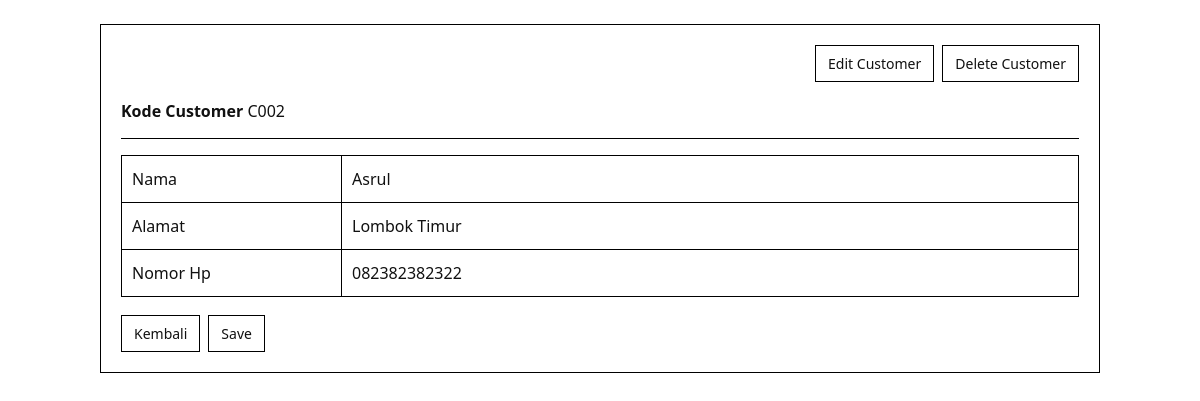
Page /customers/view.php?id=2 on the committed database.
### tables this page shows
CREATE TABLE `customers` (
  `custId` int(11) NOT NULL,
  `cust_nama` varchar(100) NOT NULL,
  `cust_alamat` text NOT NULL,
  `cust_hp` varchar(30) NOT NULL
);

### includes/helpers.php (called while the page is built, shortened)
<?php
function format_running_code(string $prefix, int $id, int $length = 3): string
{
    return $prefix . str_pad((string) $id, $length, '0', STR_PAD_LEFT);
}

### customers/view.php (the view, shortened to what this page needs)
<?php
require_once __DIR__ . '/../config/database.php';
require_once __DIR__ . '/../includes/header.php';
$id = isset($_GET['id']) ? (int) $_GET['id'] : 0;
$customer = null;
if ($id > 0) {
    $stmt = $conn->prepare("SELECT * FROM customers WHERE custId = ?");
    $stmt->bind_param('i', $id);
    $stmt->execute();
    $customer = $stmt->get_result()->fetch_assoc();
}
?>
<div class="card">
    <?php if ($customer): ?>
        <div class="actions" style="justify-content: flex-end; margin-bottom: 18px;">
            <a class="btn btn-warning" href="/test-krida/customers/form.php?id=<?= (int) $customer['custId'] ?>">Edit Customer</a>
            <a class="btn btn-danger" href="/test-krida/customers/delete.php?id=<?= (int) $customer['custId'] ?>" onclick="return confirm('Are you sure to delete <?= htmlspecialchars(format_running_code('C', (int) $customer['custId'])) ?>?')">Delete Customer</a>
        </div>
        <div style="margin-bottom: 16px;">
            <strong>Kode Customer</strong> <?= htmlspecialchars(format_running_code('C', (int) $customer['custId'])) ?>
        </div>
        <hr style="border: 0; border-top: 1px solid #000; margin: 16px 0;">
        <table>
            <tr>
                <td style="width: 220px;">Nama</td>
                <td><?= htmlspecialchars($customer['cust_nama']) ?></td>
            </tr>
            <tr>
                <td>Alamat</td>
                <td><?= nl2br(htmlspecialchars($customer['cust_alamat'])) ?></td>
            </tr>
            <tr>
                <td>Nomor Hp</td>
                <td><?= htmlspecialchars($customer['cust_hp']) ?></td>
            </tr>
        </table>
        <div class="actions" style="margin-top: 18px;">
            <a class="btn btn-light" href="/test-krida/customers/index.php">Kembali</a>
            <a class="btn btn-primary" href="/test-krida/customers/form.php?id=<?= (int) $customer['custId'] ?>">Save</a>
        </div>
    <?php else: ?>
        <div class="empty">Data customer tidak ditemukan.</div>
    <?php endif; ?>
</div>
<?php require_once __DIR__ . '/../includes/footer.php'; ?>

### includes/header.php (style rules this page uses)
* { box-sizing: border-box; }
body { margin: 0; font-family: "Segoe UI", Tahoma, sans-serif; background: #fff; color: #111; }
.btn { text-decoration: none; border: 1px solid #000; cursor: pointer; display: inline-flex; align-items: center; justify-content: center; padding: 8px 12px; border-radius: 0; font-size: 14px; background: #fff; color: #111; }
.card { background: #fff; border: 1px solid #000; padding: 20px; margin-top: 20px; }
.btn-primary, .btn-warning, .btn-danger, .btn-light { background: #fff; color: #111; }
table { width: 100%; border-collapse: collapse; margin-top: 12px; }
th, td { padding: 12px 10px; border: 1px solid #000; text-align: left; vertical-align: top; }
.actions { display: flex; flex-wrap: wrap; gap: 8px; }

### rows in the picture
customers: custId "C002", cust_nama "Asrul", cust_alamat "Lombok Timur", cust_hp "082382382322"
